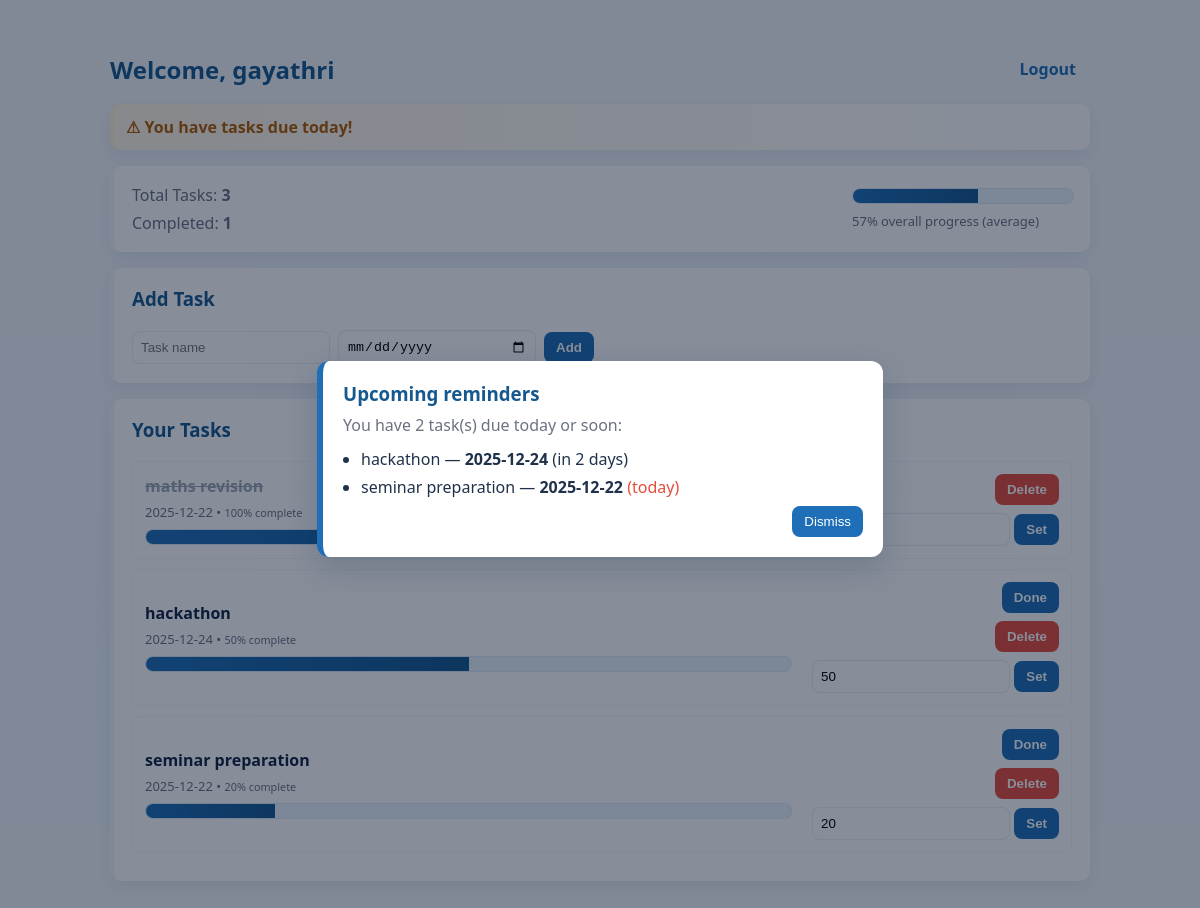
/ (signed in), run on the app's committed database.
### tables this page shows
CREATE TABLE tasks (
            id INTEGER PRIMARY KEY AUTOINCREMENT,
            username TEXT,
            task TEXT,
            deadline TEXT,
            completed INTEGER DEFAULT 0
        , progress INTEGER DEFAULT 0);

### app.py (the view)
@app.route("/", endpoint="dashboard")
def dashboard():
    if "user" not in session:
        return redirect(url_for("login"))
    conn = sqlite3.connect("database.db")
    conn.row_factory = sqlite3.Row
    cur = conn.cursor()
    cur.execute("SELECT * FROM tasks WHERE username=?",(session["user"],))
    tasks = cur.fetchall()
    conn.close()
    total = len(tasks)
    completed = sum(1 for t in tasks if t["completed"]==1)
    if total > 0:
        overall_progress = round(sum((t["progress"] or 0) for t in tasks) / total)
    else:
        overall_progress = 0
    today_date = date.today().isoformat()
    alert = any((t["deadline"] == today_date) and (t["completed"] == 0) for t in tasks)
    reminders = []
    for t in tasks:
        if t["completed"] == 1:
            continue
        try:
            d = date.fromisoformat(t["deadline"])
            delta = (d - date.today()).days
            if 0 <= delta <= 2:
                reminders.append({"id": t["id"], "task": t["task"], "deadline": t["deadline"], "days": delta})
        except Exception:
            continue
    return render_template("dashboard.html", username=session["user"], tasks=tasks,
                           total=total, completed=completed, progress=overall_progress,
                           alert=alert, reminders=reminders)

### templates/dashboard.html (shortened to what this page needs)
<!DOCTYPE html>
<html>
<head>
</head>
<body>
<div class="container">
    <header>
        <h2>Welcome, {{ username | default('User') }}</h2>
        <a class="logout" href="{{ url_for('logout') }}">Logout</a>
    </header>
    {% if reminders and reminders|length > 0 %}
    <div id="reminderModal" role="dialog" aria-modal="true">
        <div id="reminderBox">
            <h3>Upcoming reminders</h3>
            <p style="margin:6px 0 12px;color:var(--muted)">You have {{ reminders|length }} task(s) due today or soon:</p>
            <ul style="padding-left:18px;margin:8px 0;color:#20324a;">
                {% for r in reminders %}
                <li style="margin:6px 0">{{ r.task }} — <strong>{{ r.deadline }}</strong>{% if r.days == 0 %} <span style="color:var(--danger)"> (today)</span>{% elif r.days == 1 %} (in 1 day){% else %} (in {{ r.days }} days){% endif %}</li>
                {% endfor %}
            </ul>
            <div style="text-align:right"><button id="reminderClose">Dismiss</button></div>
        </div>
    </div>
    {% endif %}
    {% if alert %}
    <div class="card small" style="border-left:4px solid rgba(255,174,0,0.16);background:linear-gradient(90deg,#fff6e6,#ffffff)">
        <strong style="color:#b25b00">⚠ You have tasks due today!</strong>
    </div>
    {% endif %}
    <div class="card">
        <div style="display:flex;justify-content:space-between;align-items:center;gap:12px;flex-wrap:wrap">
            <div>
                <p style="margin:0;color:var(--muted)">Total Tasks: <strong>{{ total | default(0) }}</strong></p>
                <p style="margin:6px 0 0;color:var(--muted)">Completed: <strong>{{ completed | default(0) }}</strong></p>
            </div>
            <div style="min-width:220px;max-width:420px">
                <div class="progress-bar" aria-hidden="true">
                    <div class="progress-fill" style="width: {{ (progress or 0) | int }}%;"></div>
                </div>
                <p style="margin:8px 0 0;color:var(--muted);font-size:13px">{{ (progress or 0) | int }}% overall progress (average)</p>
            </div>
        </div>
    </div>
    <div class="card">
        <h3 style="margin-top:0;color:var(--primary-dark)">Add Task</h3>
        <form class="add-form" method="POST" action="{{ url_for('add_task') }}">
            <input type="text" name="task" placeholder="Task name" required>
            <input type="date" name="deadline" required>
            <button class="btn btn-primary" type="submit">Add</button>
        </form>
    </div>
    <div class="card">
        <h3 style="margin-top:0;color:var(--primary-dark)">Your Tasks</h3>
        {% for t in (tasks or []) %}
        <div class="task">
            <div class="task-info">
                <div class="task-title {{ 'done' if t['completed']==1 else '' }}">{{ t['task'] }}</div>
                <div class="task-meta">{{ t['deadline'] }} • <small>{{ (t['progress'] or 0) | int }}% complete</small></div>
                <div style="margin-top:8px" class="progress-bar">
                    <div class="progress-fill" style="width: {{ (t['progress'] or 0) | int }}%;"></div>
                </div>
            </div>
            <div style="display:flex;flex-direction:column;gap:8px;align-items:flex-end">
                {% if t['completed']==0 %}
                <a href="{{ url_for('done_task', id=t['id']) }}"><button class="btn btn-primary">Done</button></a>
                {% endif %}
                <a href="{{ url_for('delete_task', id=t['id']) }}"><button class="btn btn-danger">Delete</button></a>
                <form class="small-form" method="POST" action="{{ url_for('update_progress') }}">
                    <input type="number" name="progress" min="0" max="100" value="{{ (t['progress'] or 0) | int }}" style="width:74px">
                    <button class="btn btn-primary" type="submit">Set</button>
                </form>
            </div>
        </div>
        {% endfor %}
    </div>
</div>
</body>
</html>

### templates/dashboard.html (style rules this page uses)
:root { --bg:#f3f7fb; --card:#ffffff; --primary:#1E6FB7; --primary-dark:#15598f; --muted:#6b7280; --danger:#e74c3c; --radius:10px; --shadow:0 6px 18px rgba(23,43,77,0.08); }
html,body { height:100%;margin:0;font-family:"Segoe UI",Roboto,Arial,sans-serif;background:linear-gradient(180deg,var(--bg),#eef6fb);color:#122340; }
.container { max-width:980px;margin:28px auto;padding:20px; }
header { display:flex;align-items:center;justify-content:space-between;margin-bottom:14px; }
h2 { margin:0;font-weight:600;color:var(--primary-dark); }
.logout { color:var(--primary);text-decoration:none;font-weight:600;border:2px solid transparent;padding:8px 12px;border-radius:8px; }
.card { background:var(--card);padding:18px;border-radius:var(--radius);box-shadow:var(--shadow);margin-bottom:16px;border-left:4px solid rgba(30,111,183,0.06); }
.card.small { padding:12px; }
.progress-bar { width:100%;background:#e9f2fb;height:14px;border-radius:8px;overflow:hidden;border:1px solid rgba(30,111,183,0.06); }
.progress-fill { height:100%;background:linear-gradient(90deg,var(--primary),var(--primary-dark));width:0%;transition:width .4s ease; }
.task { display:flex;justify-content:space-between;align-items:center;padding:12px;border-radius:8px;border:1px solid rgba(18,35,64,0.04);margin-bottom:10px;background:linear-gradient(180deg,rgba(255,255,255,0.6),transparent); }
.task-info { flex:1;margin-right:14px; }
.task-title { font-weight:600;color:#122340; }
.task-meta { color:var(--muted);font-size:13px;margin-top:6px;display:block; }
.done { text-decoration:line-through;color:#9aa4b2; }
.btn { appearance:none;border:none;padding:8px 12px;border-radius:8px;font-weight:600;cursor:pointer }
.btn-primary { background:var(--primary);color:#fff }
.btn-danger { background:var(--danger);color:#fff }
.small-form { display:inline-block;margin-left:8px }
input[type="text"], input[type="date"], input[type="number"] { padding:8px;border-radius:8px;border:1px solid rgba(18,35,64,0.08);min-width:180px }
form.add-form { display:flex;gap:8px;align-items:center;flex-wrap:wrap }
#reminderModal { position:fixed;left:0;top:0;width:100%;height:100%;background:rgba(6,18,42,0.48);display:flex;align-items:center;justify-content:center;z-index:9999 }
#reminderBox { background:var(--card);padding:20px;border-radius:12px;max-width:520px;width:92%;box-shadow:0 10px 30px rgba(11,31,64,0.18);border-left:6px solid var(--primary) }
#reminderBox h3 { margin:0 0 8px;color:var(--primary-dark) }
#reminderClose { background:var(--primary);color:#fff;border:none;padding:8px 12px;border-radius:8px;cursor:pointer }

### data on the page
tasks: task "hackathon", deadline "2025-12-24", days "2", progress "50"
tasks: task "seminar preparation", deadline "2025-12-22", shows "(today)", progress "20"
tasks: task "maths revision", deadline "2025-12-22", progress "100"

### other printed values
{{ username | default('User') }} "gayathri"
{{ reminders|length }} "2"
{{ total | default(0) }} "3"
{{ completed | default(0) }} "1"
{{ (progress or 0) | int }} "57"
